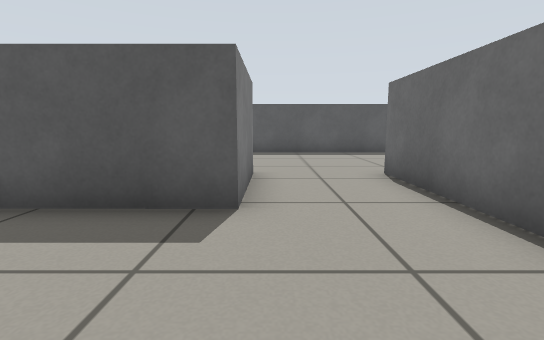
[1] (above)

22 first-person views from a walk through a world built for the Gazebo simulator. The camera is 0.51 m above the floor, tilts 8° down and sees 85° across. The floor is counted in squares, 0.5 m on a side. Each view is taken from the middle of a square. On the plan, view 1 faces up. The plan holds only what a view shows up to about 12 squares ahead; the rest is blank. The place goes on beyond the plan.

[2]
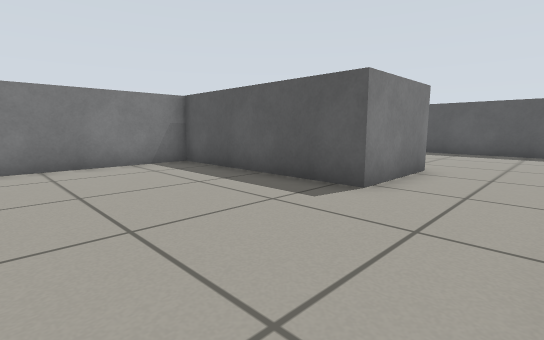

[3]
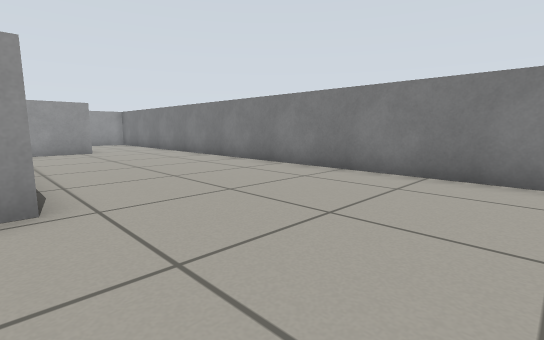

[4]
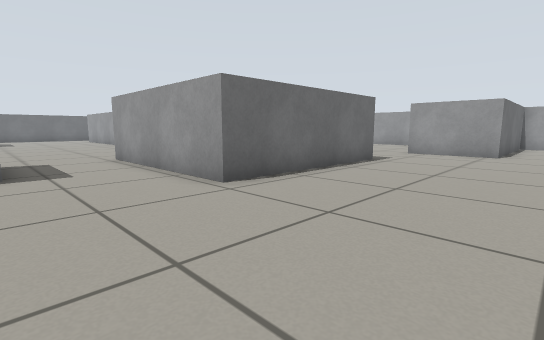

[5]
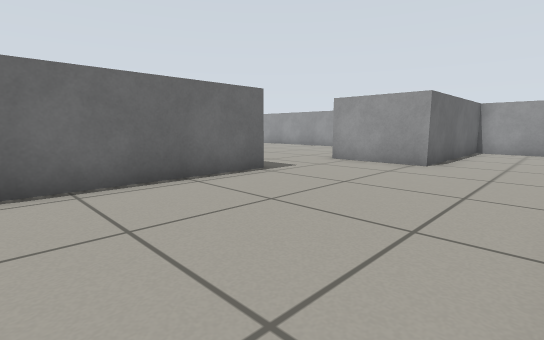

[6]
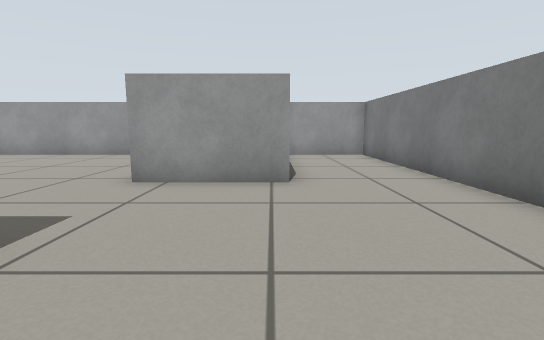

[7]
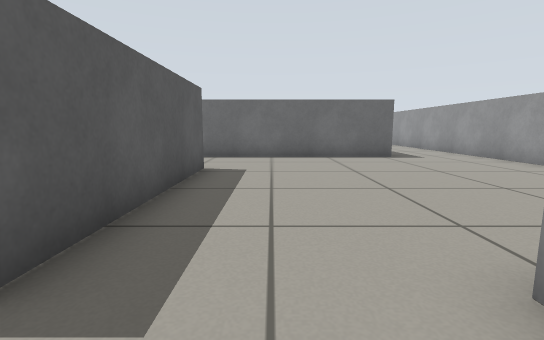

[8]
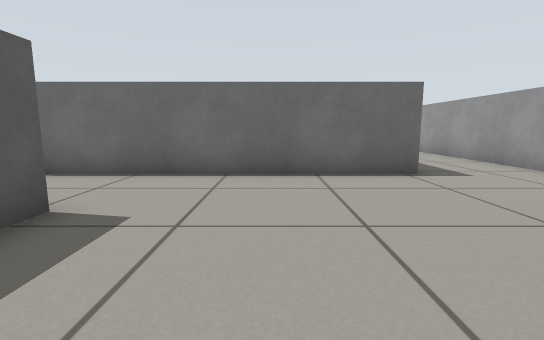

[9]
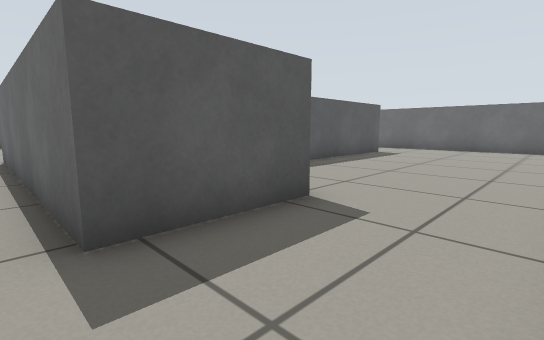

[10]
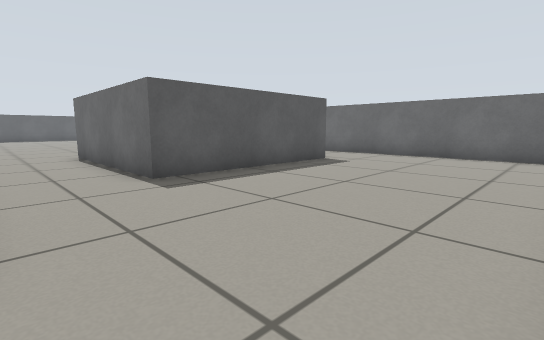

[11]
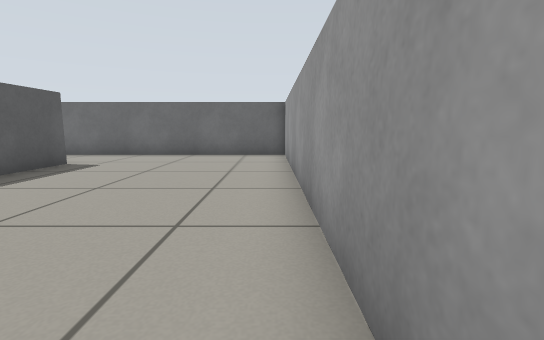

[12]
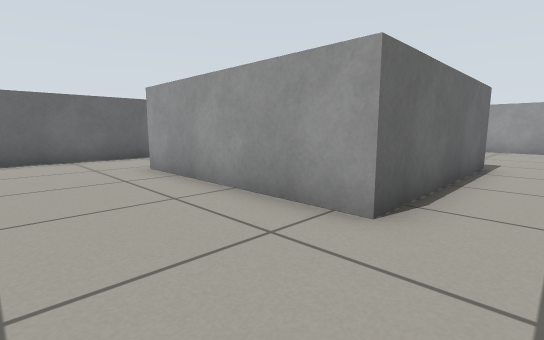

[13]
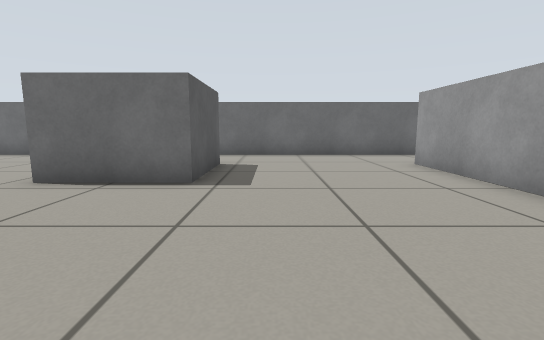

[14]
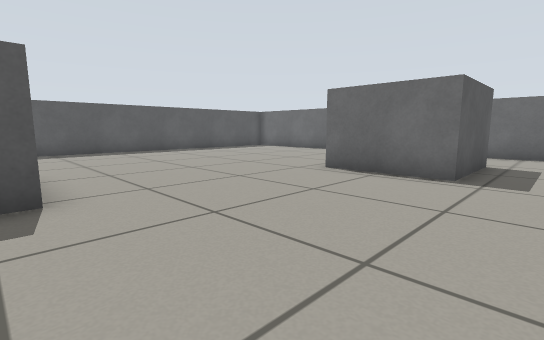

[15]
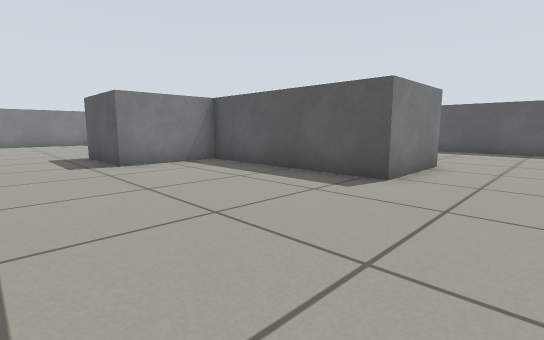

[16]
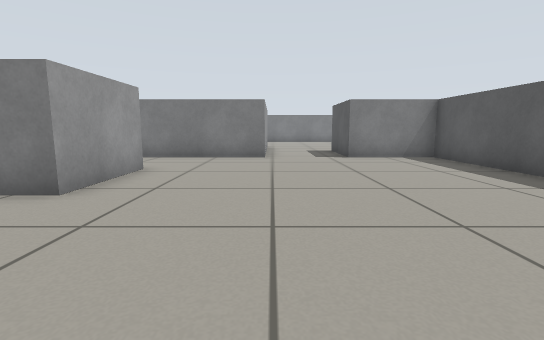

[17]
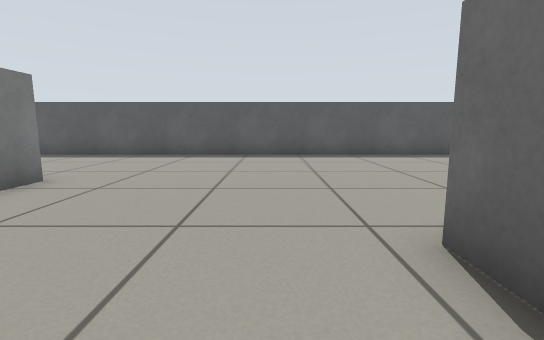

[18]
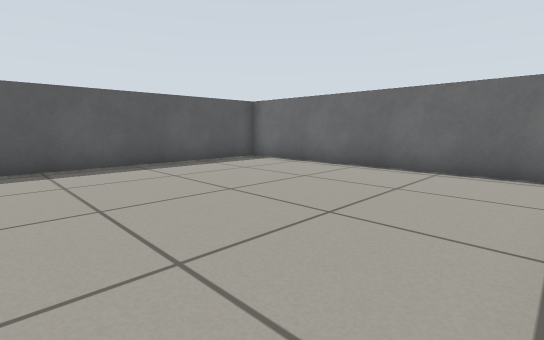

[19]
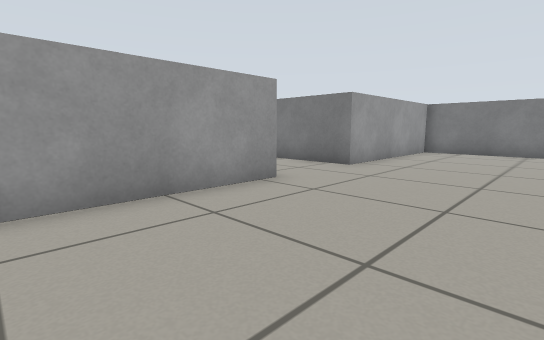

[20]
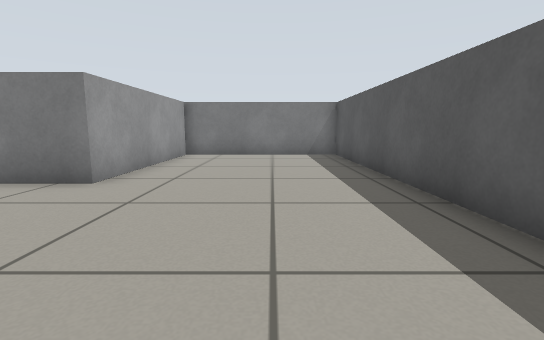

[21]
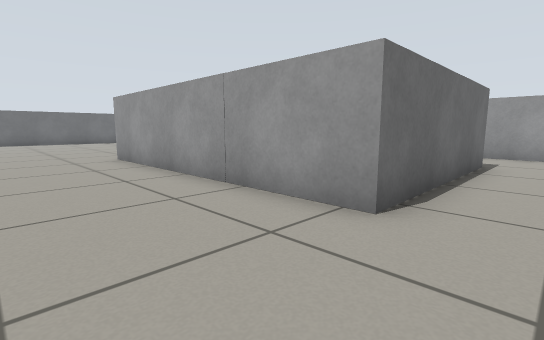

[22]
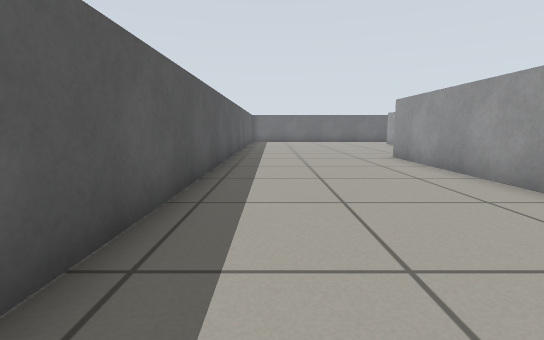

### Floor plan
Key: @ floor where view 1 was taken; # wall or solid block; . floor; B grey box.
Columns run from 7 left of view 1 to 24 right of it. Each row starts with its distance up from view 1.
 12 ################################
 11 #..............................#
 10 #..............................#
  9 #..............................#
  8 #..............................#
  7 #BBBBBB...BBBBBBBBB............#
  6       BB..B        B...........#
  5        B..B        B...........#
  4 #BBBBBBB..B BBBBBBBB...........#
  3 #.........B  B...........B
  2 #.........B  B...........B
  1 #.........BBBB...........B   ..#
  0 #......@.................BBB...#
 -1 #..............................#
 -2 #......BBBBBB..................#
 -3 #......B     B.................#
 -4 #......B     B.................#
 -5 #......B     B..BBB...BBBBBB...#
 -6 #......B     B..B BB.BB      ..#
 -7 #......B     B..B   .B         #
 -8 #......BBBBBBB..B   .B         #
 -9 #...............B   .B         #
-10 #...............B   .B       ..#
-11 #...............B   .BBBBBBB...#
-12 #...BBBB........B   ...........#
-13 #...B   ........B   ...........#
-14 #...B   ........BBBB...........#
-15 #...B   .......................#
-16 #...B    ......................#
-17 #...B     .....................#
-18 #####     ######################

Where each view was taken, in squares from view 1:
view 1: 0 up, 0 right, facing up
view 2: 1 down, 2 right, facing up-left
view 3: 2 up, 0 right, facing down-left
view 4: 1 up, 5 left, facing down-right
view 5: 3 down, 6 left, facing down-right
view 6: 6 down, 3 left, facing down
view 7: 10 down, 2 left, facing right
view 8: 11 down, 2 right, facing right
view 9: 17 down, 8 right, facing up-right
view 10: 17 down, 12 right, facing up-right
view 11: 17 down, 12 right, facing right
view 12: 2 down, 13 right, facing down-right
view 13: 1 down, 12 right, facing right
view 14: 1 down, 11 right, facing up-right
view 15: 2 down, 14 right, facing up-left
view 16: 2 down, 16 right, facing left
view 17: 1 up, 16 right, facing up
view 18: 4 up, 16 right, facing up-right
view 19: 11 up, 7 right, facing down-left
view 20: 10 up, 5 right, facing left
view 21: 10 up, 1 right, facing down-right
view 22: 11 up, 1 right, facing right
